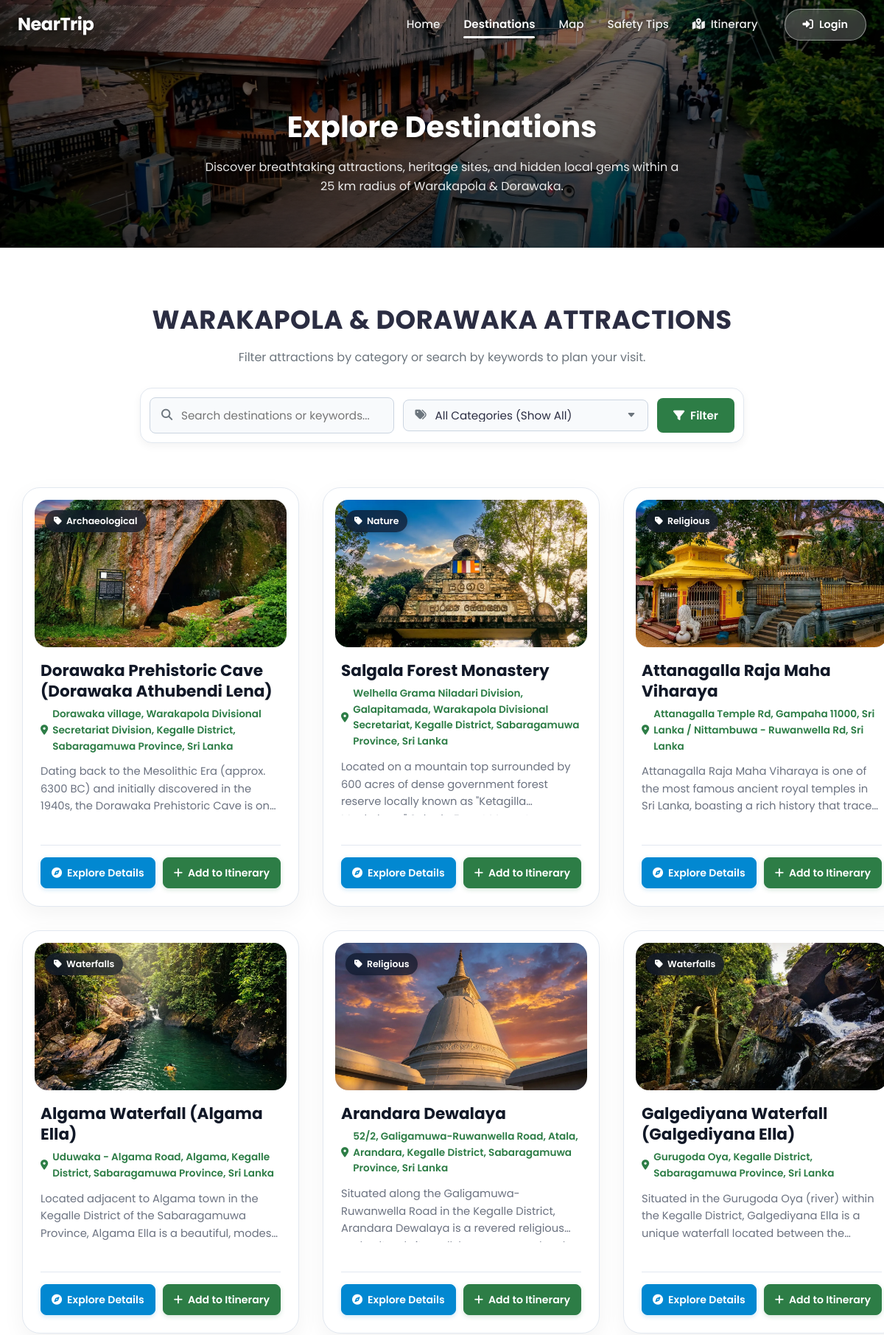
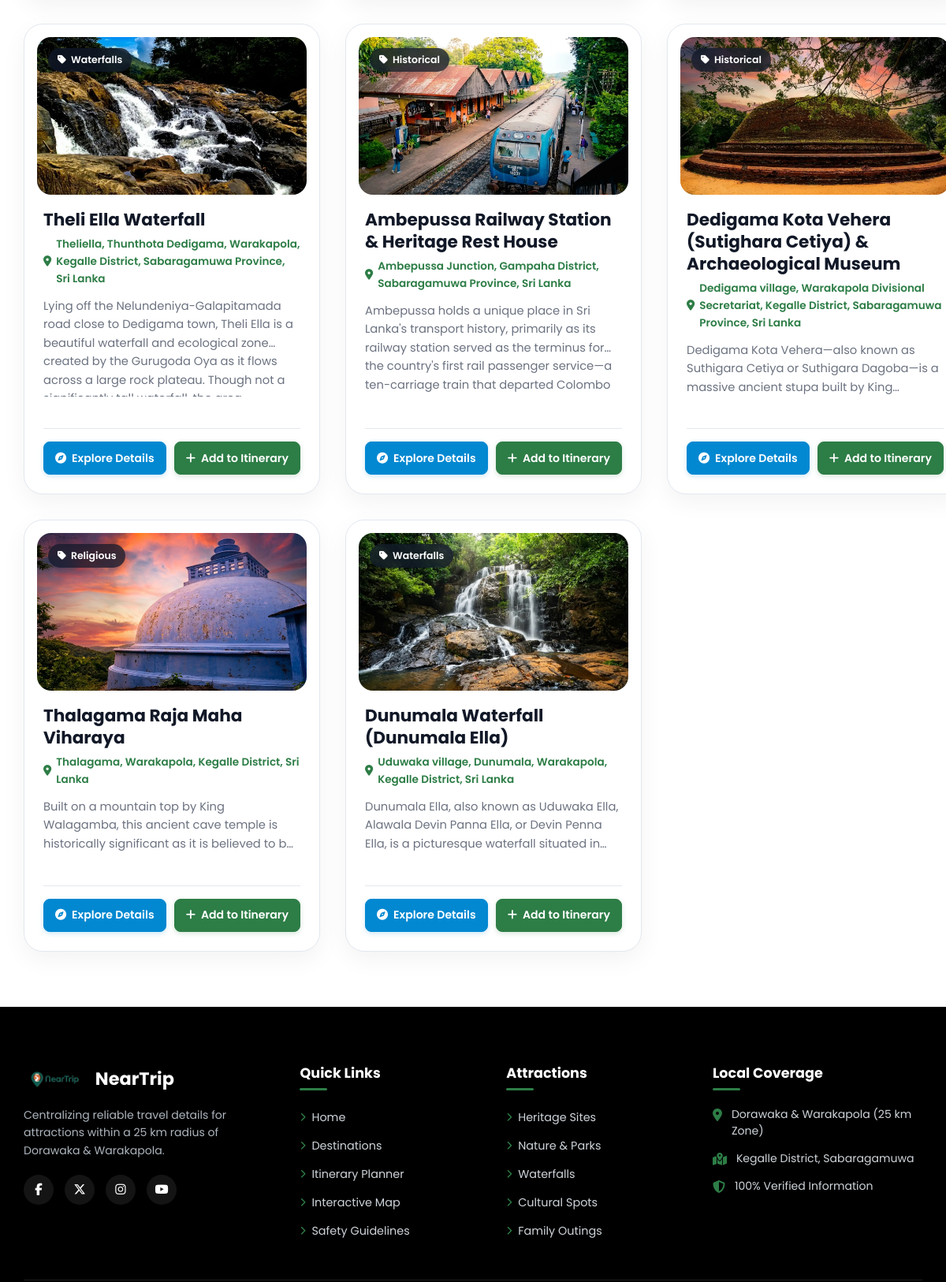
Page /places.php (upper part) on the committed database (2 pictures, top to bottom).
### tables this page shows
CREATE TABLE `attraction` (
  `attraction_id` int(11) NOT NULL,
  `category_id` int(11) DEFAULT NULL,
  `admin_id` int(11) DEFAULT NULL,
  `name` varchar(100) DEFAULT NULL,
  `description` text DEFAULT NULL,
  `location` varchar(255) DEFAULT NULL,
  `latitude` decimal(10,8) DEFAULT NULL COMMENT 'GPS latitude coordinate',
  `longitude` decimal(11,8) DEFAULT NULL COMMENT 'GPS longitude coordinate',
  `opening_hours` varchar(100) DEFAULT NULL COMMENT 'Opening hours of the attraction',
  `entrance_fee` varchar(100) DEFAULT NULL COMMENT 'Entrance fee (can be "Free" or amount)',
  `facilities` text DEFAULT NULL COMMENT 'Available facilities (parking, restrooms, etc.)',
  `travel_tips` text DEFAULT NULL COMMENT 'Travel tips for visitors',
  `safety_guidelines` text DEFAULT NULL COMMENT 'Safety guidelines for visitors',
  `image_url` varchar(255) DEFAULT NULL COMMENT 'Path to attraction image'
);

CREATE TABLE `category` (
  `category_id` int(11) NOT NULL,
  `category_name` varchar(50) DEFAULT NULL
);

### places.php (the view, shortened to what this page needs)
<?php
include_once __DIR__ . '/includes/header.php';
$selectedCategoryId = isset($_GET['category_id']) ? (int)$_GET['category_id'] : 0;
$searchQuery = isset($_GET['search']) ? trim($_GET['search']) : '';
if ($selectedCategoryId > 0 && !empty($searchQuery)) {
    $searchParam = "%" . $searchQuery . "%";
    $sql = "SELECT a.*, c.category_name
            FROM `attraction` a
            LEFT JOIN `category` c ON a.category_id = c.category_id
            WHERE a.`category_id` = ? AND (a.`name` LIKE ? OR a.`description` LIKE ? OR a.`location` LIKE ?)
            ORDER BY a.`attraction_id` DESC";
    $stmt = $conn->prepare($sql);
    $stmt->bind_param("isss", $selectedCategoryId, $searchParam, $searchParam, $searchParam);
    $stmt->execute();
    $result = $stmt->get_result();
} else {
    $sql = "SELECT a.*, c.category_name
            FROM `attraction` a
            LEFT JOIN `category` c ON a.category_id = c.category_id
            ORDER BY a.`attraction_id` DESC";
    $result = $conn->query($sql);
}
?>
    <section class="page-hero">
        <div>
            <h1 class="page-hero-title">Explore Destinations</h1>
            <p class="page-hero-subtext">Discover breathtaking attractions, heritage sites, and hidden local gems within a 25 km radius of Warakapola & Dorawaka.</p>
        </div>
    </section>
    <main class="why-choose-us" style="padding: 70px 20px;">
        <div class="section-container">
            <div class="section-header">
                <h2 class="section-title">WARAKAPOLA & DORAWAKA ATTRACTIONS</h2>
                <p style="color: var(--text-muted); margin-top: 10px;">Filter attractions by category or search by keywords to plan your visit.</p>
                <form action="places.php" method="GET" class="filter-search-bar">
                    <div class="filter-input-wrapper search-box">
                        <input type="text" name="search" value="<?php echo htmlspecialchars($searchQuery); ?>" placeholder="Search destinations or keywords..." class="filter-control">
                    </div>
                    <div class="filter-input-wrapper select-box">
                        <select name="category_id" class="filter-control select-control" onchange="this.form.submit();">
                            <option value="0">All Categories (Show All)</option>
                        </select>
                    </div>
                    <div class="filter-actions">
                        <button type="submit" class="btn-filter-submit">
                            <i class="fas fa-filter"></i> Filter
                        </button>
                    </div>
                </form>
            </div>
            <div class="destinations-grid">
                <?php if ($result && $result->num_rows > 0): ?>
                    <?php while ($row = $result->fetch_assoc()): ?>
                        <?php
                            $rawImg = !empty($row['image_url']) ? $row['image_url'] : 'assets/hero.webp';
                            $cleanImg = ltrim($rawImg, '/');
                            $imagePath = file_exists(__DIR__ . '/' . $cleanImg) ? $cleanImg : 'assets/hero.webp';
                        ?>
                        <div class="place-card">
                            <div class="place-card-img-wrapper">
                                <img src="<?php echo $imagePath; ?>" alt="<?php echo htmlspecialchars($row['name']); ?>" class="place-card-img">
                                <?php if (!empty($row['category_name'])): ?>
                                    <span class="place-card-category-badge">
                                        <i class="fas fa-tag"></i> <?php echo htmlspecialchars($row['category_name']); ?>
                                    </span>
                                <?php endif; ?>
                            </div>
                            <div class="place-card-body">
                                <h3 class="place-card-title"><?php echo htmlspecialchars($row['name']); ?></h3>
                                <?php if (!empty($row['location'])): ?>
                                    <div class="place-card-location">
                                        <i class="fas fa-location-dot"></i>
                                        <span><?php echo htmlspecialchars($row['location']); ?></span>
                                    </div>
                                <?php endif; ?>
                                <p class="place-card-desc">
                                    <?php echo htmlspecialchars($row['description']); ?>
                                </p>
                                <div class="place-card-actions">
                                    <a href="details.php?id=<?php echo $row['attraction_id']; ?>" class="btn-card-action btn-explore">
                                        <i class="fas fa-compass"></i> Explore Details
                                    </a>
                                    <?php if (in_array($row['attraction_id'], $_SESSION['itinerary'])): ?>
                                        <a href="plan.php?remove=<?php echo $row['attraction_id']; ?>" class="btn-card-action btn-itinerary added" title="Click to remove from itinerary">
                                            <i class="fas fa-check-circle"></i> In Itinerary
                                        </a>
                                    <?php else: ?>
                                        <a href="plan.php?add=<?php echo $row['attraction_id']; ?>" class="btn-card-action btn-itinerary">
                                            <i class="fas fa-plus"></i> Add to Itinerary
                                        </a>
                                    <?php endif; ?>
                                </div>
                            </div>
                        </div>
                    <?php endwhile; ?>
                <?php endif; ?>
            </div>
        </div>
    </main>
<?php
include_once __DIR__ . '/includes/footer.php';
?>

### rows in the picture
attraction: image_url (picture), category.category_name "Archaeological", name "Dorawaka Prehistoric Cave (Dorawaka Athubendi Lena)", location "Dorawaka village, Warakapola Divisional Secretariat Division, Kegalle District, Sabaragamuwa Province, Sri Lanka", description "Dating back to the Mesolithic Era (approx. 6300 BC) and initially discovered in the 1940s, the Dorawaka Prehistoric Cave is…"
attraction: image_url (picture), category.category_name "Nature", name "Salgala Forest Monastery", location "Welhella Grama Niladari Division, Galapitamada, Warakapola Divisional Secretariat, Kegalle District, Sabaragamuwa Province, Sri Lanka", description "Located on a mountain top surrounded by 600 acres of dense government forest reserve locally known as…"
attraction: image_url (picture), category.category_name "Religious", name "Attanagalla Raja Maha Viharaya", location "Attanagalla Temple Rd, Gampaha 11000, Sri Lanka / Nittambuwa - Ruwanwella Rd, Sri Lanka", description "Attanagalla Raja Maha Viharaya is one of the most famous ancient royal temples in Sri Lanka, boasting a rich history that…"
attraction: image_url (picture), category.category_name "Waterfalls", name "Algama Waterfall (Algama Ella)", location "Uduwaka - Algama Road, Algama, Kegalle District, Sabaragamuwa Province, Sri Lanka", description "Located adjacent to Algama town in the Kegalle District of the Sabaragamuwa Province, Algama Ella is a beautiful,…"
attraction: image_url (picture), category.category_name "Religious", name "Arandara Dewalaya", location "52/2, Galigamuwa-Ruwanwella Road, Atala, Arandara, Kegalle District, Sabaragamuwa Province, Sri Lanka", description "Situated along the Galigamuwa-Ruwanwella Road in the Kegalle District, Arandara Dewalaya is a revered…"
attraction: image_url (picture), category.category_name "Waterfalls", name "Galgediyana Waterfall (Galgediyana Ella)", location "Gurugoda Oya, Kegalle District, Sabaragamuwa Province, Sri Lanka", description "Situated in the Gurugoda Oya (river) within the Kegalle District, Galgediyana Ella is a unique waterfall located between…"
attraction: image_url (picture), category.category_name "Waterfalls", name "Theli Ella Waterfall", location "Theliella, Thunthota Dedigama, Warakapola, Kegalle District, Sabaragamuwa Province, Sri Lanka", description "Lying off the Nelundeniya-Galapitamada road close to Dedigama town, Theli Ella is a beautiful waterfall and ecological zone created by the Gurugoda Oya as it flows across a large rock plateau. Though not…"
attraction: image_url (picture), category.category_name "Historical", name "Ambepussa Railway Station & Heritage Rest House", location "Ambepussa Junction, Gampaha District, Sabaragamuwa Province, Sri Lanka", description "Ambepussa holds a unique place in Sri Lanka's transport history, primarily as its railway station served as the terminus for the country's first rail passenger service—a ten-carriage train that departed…"
attraction: image_url (picture), category.category_name "Historical", name "Dedigama Kota Vehera (Sutighara Cetiya) & Archaeological Museum", location "Dedigama village, Warakapola Divisional Secretariat, Kegalle District, Sabaragamuwa Province, Sri Lanka", description "Dedigama Kota Vehera—also known as Suthigara Cetiya or Suthigara Dagoba—is a massive ancient stupa built by…"
attraction: image_url (picture), category.category_name "Religious", name "Thalagama Raja Maha Viharaya", location "Thalagama, Warakapola, Kegalle District, Sri Lanka", description "Built on a mountain top by King Walagamba, this ancient cave temple is historically significant as it is believed to…"
attraction: image_url (picture), category.category_name "Waterfalls", name "Dunumala Waterfall (Dunumala Ella)", location "Uduwaka village, Dunumala, Warakapola, Kegalle District, Sri Lanka", description "Dunumala Ella, also known as Uduwaka Ella, Alawala Devin Panna Ella, or Devin Penna Ella, is a picturesque waterfall situated…"
